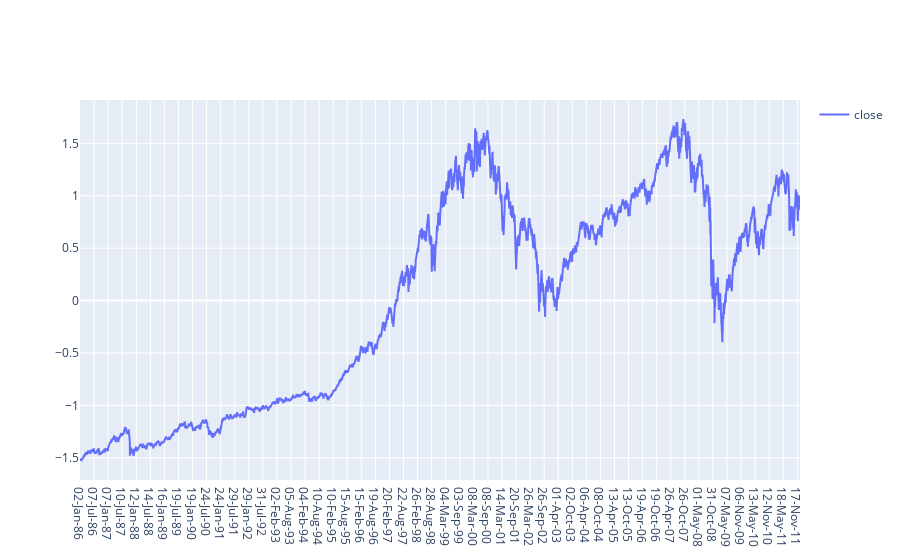

Notebook source saved alongside this figure:
### Code cell
#Close data after scaling 
fig=go.Figure()
fig.add_trace(go.Scatter(x=train.date, y=train.close, mode='lines', name='close'))
fig.update_layout(showlegend=True)
fig.show()

### Figure 1 — Plotly figure (JSON) as saved in the notebook; plotly's stock layout.template omitted (floating-point values rounded to 4 significant figures; data arrays with more than 128 entries replaced by an {"elided": "..."} marker saying what was removed)
{"data": [{"mode": "lines", "name": "close", "type": "scatter", "x": {"elided": "6553 str values"}, "y": {"elided": "6553 float values"}}], "layout": {"showlegend": true}}
